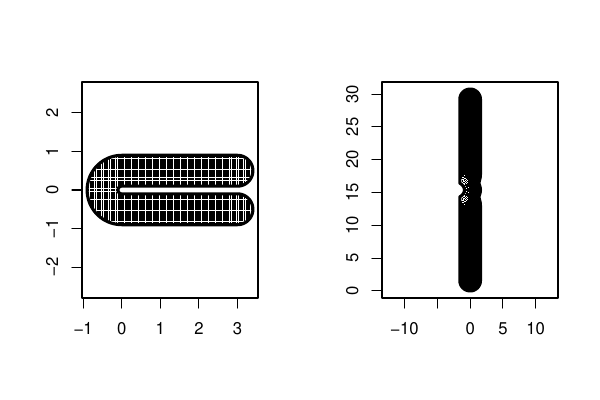

The R source for this figure:
# Show the mapping of a grid on the horseshoe

library(soap)

fsb <- list(fs.boundary())

# untransformed data
m<-100;n<-50
xm <- seq(-1,3.5,length=m);yn<-seq(-1,1,length=n)
xx <- rep(xm,n);yy<-rep(yn,rep(m,n))

names(fsb[[1]]) <- c("x","y")
insiders<-inSide(fsb,x=xx,y=yy)

# load transformed data
predback.real<-read.csv("../../matlab/preal.csv",header=F)
predback.imag<-read.csv("../../matlab/pimag.csv",header=F)
grid<-data.frame(x=predback.real,y=predback.imag)
names(grid) <- c("x","y")


# do the plotting
pdf("hsgridmapping.pdf",6,4)
par(mfrow=c(1,2))

# plot the horseshoe
plot(xx[insiders],yy[insiders],pch=".",asp=1,xlab="",ylab="")
lines(fsb[[1]],lwd=3)


# plot the transformed horseshoe
plot(grid$x[insiders],grid$y[insiders],pch=".",asp=1,xlab="",ylab="")
fsb.mapped<-read.csv("fsbmapped.csv",header=F)
lines(fsb.mapped,lwd=3)

dev.off()
